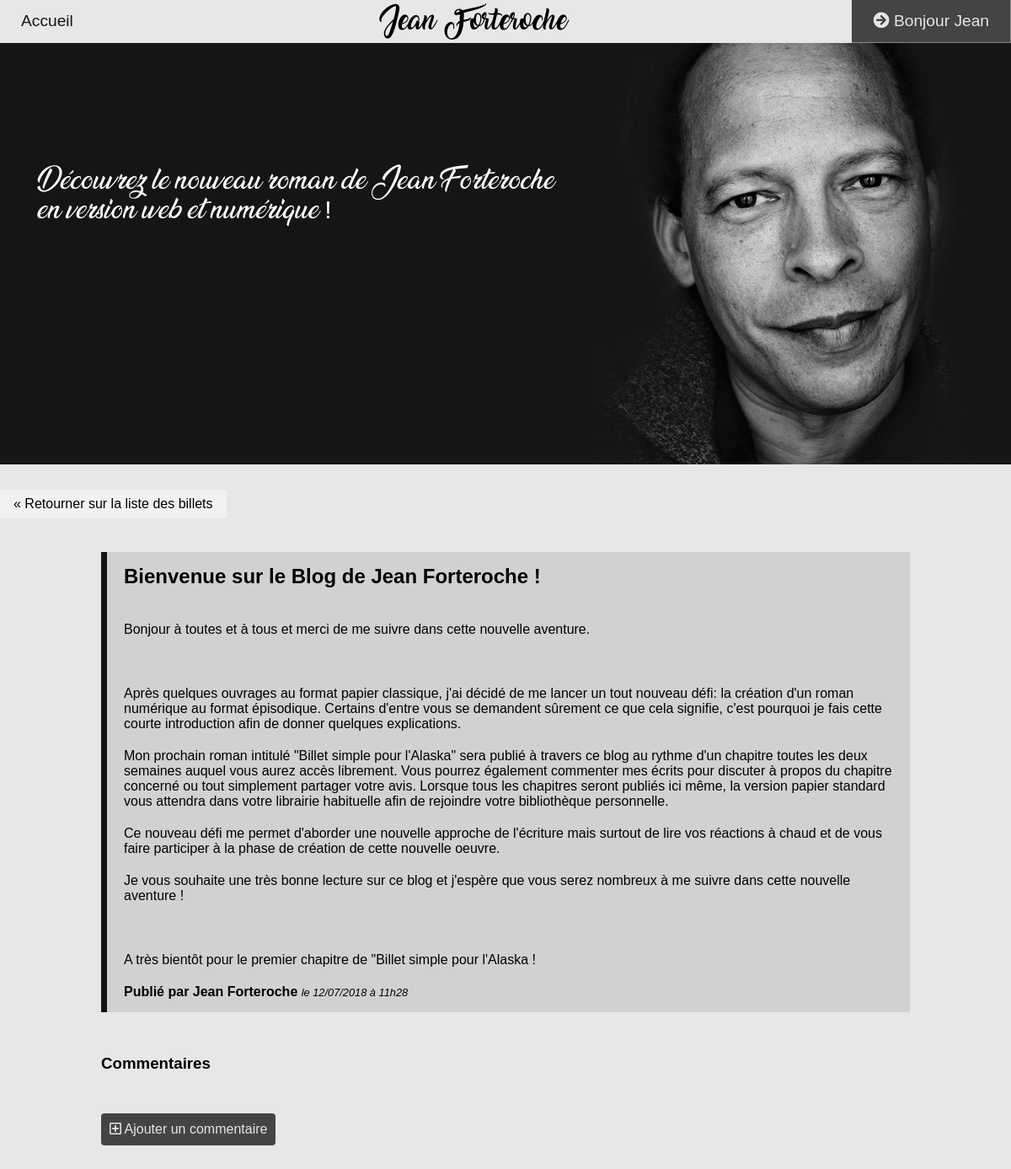
The page /index.php?action=home&page=comments&id=1 (signed in) on the database its author committed.
### tables this page shows
CREATE TABLE IF NOT EXISTS `posts` (
  `id` int(11) NOT NULL AUTO_INCREMENT,
  `title` varchar(255) NOT NULL,
  `content` text NOT NULL,
  `postDate` datetime NOT NULL,
  `postDateEdit` datetime NOT NULL,
  PRIMARY KEY (`id`)
);

### Model/Manager.php (called while the page is built, shortened)
<?php
class Manager {
	public function setDb(){
    	$this->db = new \PDO('mysql:host=localhost;dbname=projet4', 'root', '');
  	}
}

### Model/PostsManager.php (called while the page is built, shortened)
<?php
require_once('model/Manager.php');
class PostsManager extends Manager {
  	public function getPost($id){
	      	$req = $this->db->prepare('SELECT id, title, content, postDate FROM posts WHERE id = :id');
	      	$req->execute([':id' => $id]);
	    	  $data = $req->fetch(PDO::FETCH_ASSOC);
	    	  return new Post($data);
  	}
}

### Model/Post.php (called while the page is built, shortened)
<?php
class Post {
	protected $title;
	protected $content;
	protected $postDate;
 	public function hydrate(array $data){
    	foreach ($data as $key => $value)
    	{
      		$method = 'set'.ucfirst($key);
    	}
  	}
	public function getTitle(){
		return $this->title;
	}
	public function getContent(){
		return $this->content;
	}
	public function getPostDate(){
		return $this->postDate;
	}
	public function setId($id){
		$id = (int) $id;
	}
	public function setTitle($title){
		if(is_string($title)){
			$this->title = $title;
		}
	}
	public function setContent($content){
		if(is_string($content)){
			$this->content = $content;
		}
	}
	public function setpostDate($postDate){
		$newDate = date("d/m/Y à H\hi", strtotime($postDate));
		$this->postDate = $newDate;
	}
}

### View/frontPage/loggedCommentsView.php (the view, shortened to what this page needs)
<?php ob_start();
$getPost = $postManager->getPost($_GET['id']);
?>
<a href="index.php" class="previousPage">&laquo; Retourner sur la liste des billets</a>
<div class="stylePost">
	<h3><?= $getPost->getTitle() ?></h3>
	<p><?= $getPost->getContent() ?></p>
	<strong>Publié par Jean Forteroche</strong>
	<em>le <?= $getPost->getPostDate() ?> </em>
</div>
<div class="commentList">
	<h3>Commentaires</h3>
	<br/>
	<button class="button addComment"><i class="far fa-plus-square"></i> Ajouter un commentaire</button>
</div>
<?php $pageContent = ob_get_clean();
require('homeView.php'); ?>

### Public/css/frontStyle.css (style rules this page uses)
* { margin:0; padding:0; }
body { background-color:#e7e7e7; font-family: 'Oswald', sans-serif; }
em { font-size:0.8em; }
a { text-decoration:none; color: #E7E7E7; }
[type=submit], .button { border-radius: 4px; background-color: #444; border: none; color: #E7E7E7; padding: 6px; width: 120px; cursor: pointer; }
.stylePost { position:relative; border-left: solid 7px #151515; margin:50px 10%; padding: 15px 20px; background:#D1D1D1; text-align:left; overflow:hidden; }
.stylePost h3 { font-size:1.5em; margin-bottom:40px; }
.stylePost p { margin-bottom:20px; }
.commentList { margin:50px 10%; }
.commentList h3 { margin-bottom:25px; }
.previousPage { position:relative; top:10px; display: inline-block; padding: 8px 16px; background-color: #f1f1f1; color: black; }
.addComment { width:auto; margin-top:5px; padding: 10px; font-size:1em; }

### rows shown on the page
posts: title "Bienvenue sur le Blog de Jean Forteroche !", content "Bonjour à toutes et à tous et merci de me suivre dans cette nouvelle aventure. Après quelques ouvrages au format papier classique, j'ai décidé de me lancer un tout nouveau défi: la création d'un roman numérique au format épisodique. Certains d'entre vous se demandent sûrement ce que cela signifie, c'est pourquoi je fais cette courte introduction afin de donner quelques explications. Mon prochain roman intitulé \"Billet simple pour l'Alaska\" sera publié à travers ce blog au rythme d'un chapitre toutes les deux semaines auquel vous aurez accès librement. Vous pourrez également commenter mes écrits pour discuter à propos du chapitre concerné ou tout simplement partager votre avis. Lorsque tous…", postDate "12/07/2018 à 11h28"

### other values the page prints
$_SESSION['nickname'] "Jean"
